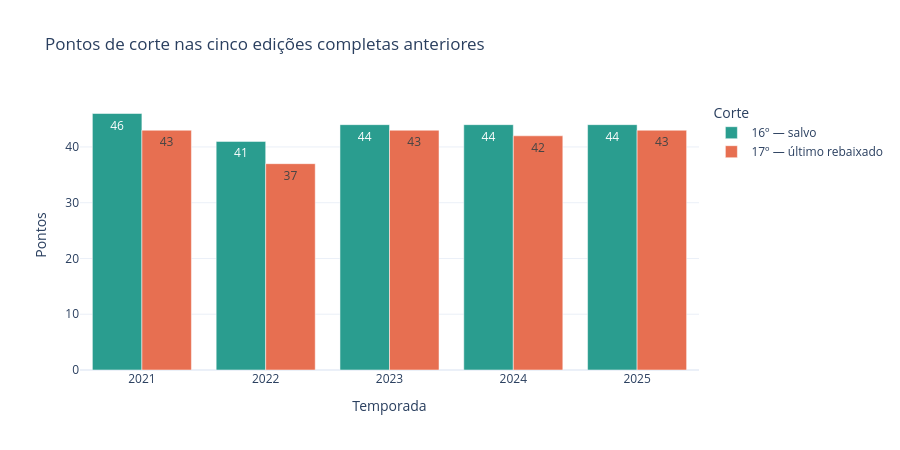

Notebook source saved alongside this figure:
### Code cell
cutoff = thresholds.melt(id_vars='season',
    value_vars=['last_safe_points', 'last_relegated_points'], var_name='cutoff', value_name='points')
cutoff['cutoff'] = cutoff['cutoff'].map({'last_safe_points':'16º — salvo', 'last_relegated_points':'17º — último rebaixado'})
fig = px.bar(cutoff, x='season', y='points', color='cutoff', barmode='group', text='points',
    labels={'season':'Temporada', 'points':'Pontos', 'cutoff':'Corte'},
    title='Pontos de corte nas cinco edições completas anteriores', template='plotly_white',
    color_discrete_map={'16º — salvo':'#2a9d8f', '17º — último rebaixado':'#e76f51'})
fig.update_layout(height=450)
fig.show()
display(Image(filename=str(EXPORT_DIR / '03_cortes_historicos.png')))

### Figure 1 — Plotly figure (JSON) as saved in the notebook; plotly's stock layout.template omitted (floating-point values rounded to 4 significant figures)
{"data": [{"alignmentgroup": "True", "hovertemplate": "Corte=16º — salvo<br>Temporada=%{x}<br>Pontos=%{text}<extra></extra>", "legendgroup": "16º — salvo", "marker": {"color": "#2a9d8f", "pattern": {"shape": ""}}, "name": "16º — salvo", "offsetgroup": "16º — salvo", "orientation": "v", "showlegend": true, "text": [46.0, 41.0, 44.0, 44.0, 44.0], "textposition": "auto", "type": "bar", "x": ["2021", "2022", "2023", "2024", "2025"], "xaxis": "x", "y": [46.0, 41.0, 44.0, 44.0, 44.0], "yaxis": "y"}, {"alignmentgroup": "True", "hovertemplate": "Corte=17º — último rebaixado<br>Temporada=%{x}<br>Pontos=%{text}<extra></extra>", "legendgroup": "17º — último rebaixado", "marker": {"color": "#e76f51", "pattern": {"shape": ""}}, "name": "17º — último rebaixado", "offsetgroup": "17º — último rebaixado", "orientation": "v", "showlegend": true, "text": [43.0, 37.0, 43.0, 42.0, 43.0], "textposition": "auto", "type": "bar", "x": ["2021", "2022", "2023", "2024", "2025"], "xaxis": "x", "y": [43.0, 37.0, 43.0, 42.0, 43.0], "yaxis": "y"}], "layout": {"barmode": "group", "height": 450, "legend": {"title": {"text": "Corte"}, "tracegroupgap": 0}, "title": {"text": "Pontos de corte nas cinco edições completas anteriores"}, "xaxis": {"anchor": "y", "domain": [0.0, 1.0], "title": {"text": "Temporada"}}, "yaxis": {"anchor": "x", "domain": [0.0, 1.0], "title": {"text": "Pontos"}}}}
